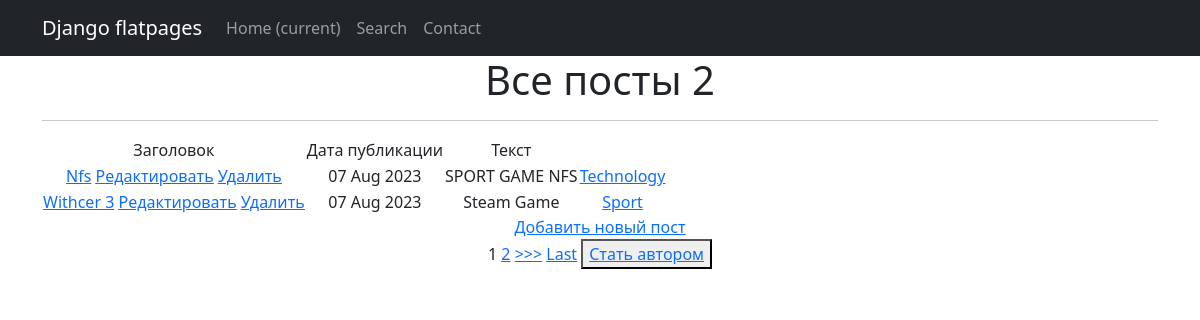
The page /news/ on the database as committed earlier.
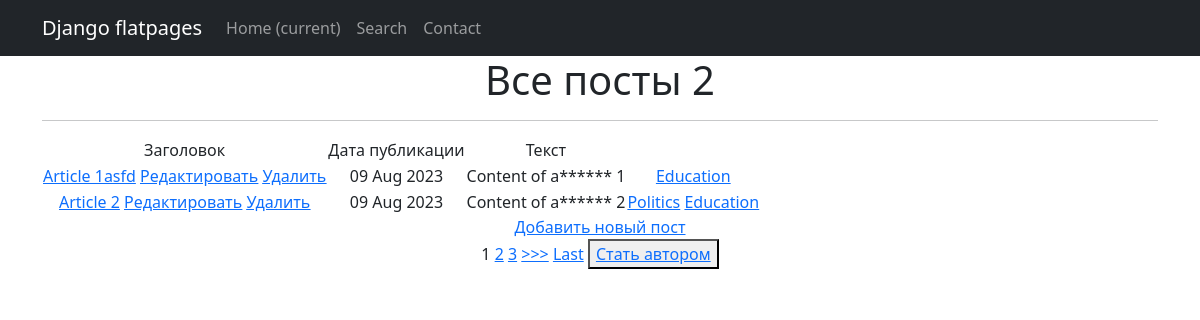
The same page on the database as committed later.
### news/models.py (models this page shows, shortened)
class Post(models.Model):
    author = models.ForeignKey('Author', on_delete=models.CASCADE)
    POST_TYPES = [
        ('article', 'Статья'),
        ('news', 'Новость'),
    ]
    post_type = models.CharField(max_length=7, choices=POST_TYPES)
    time_created = models.DateTimeField(auto_now_add=True)
    title = models.CharField(max_length=200)
    categories = models.ManyToManyField(Category, through='PostCategory')
    content = models.TextField()
    rating = models.FloatField(default=0.0)

class Category(models.Model):
    name = models.CharField(max_length=100, unique=True)
    subscribers = models.ManyToManyField(User, related_name='categories')
    def __str__(self):
        return self.name

### news/views.py (the view)
# urls.py: path('', PostsList.as_view(), name='home'),
class PostsList(ListView):
    paginate_by = 2
    model = Post
    ordering = ['time_created']
    template_name = 'posts.html'
    context_object_name = 'posts'
    def get_context_data(self, **kwargs):
        context = super().get_context_data(**kwargs)
        context['is_not_author'] = not self.request.user.groups.filter(name='authors').exists()
        return context

### news/templatetags/custom_filters.py (called while the page is built)
@register.filter()
def cencor(value):
    bad_words = ['article', 'news']
    if not isinstance(value, str):
        raise TypeError(f"Unresolved type {type(value)} expected type 'str'")
    for word in value.split():
        if word.lower() in bad_words:
            value = value.replace(word, f"{word[0]}{'*' * (len(word) - 1)}")
    return value

### templates/posts.html (shortened to what this page needs)
{% extends 'default.html' %}
{% load custom_filters %}
{% block content %}
   <h1>Все посты {{posts|length}}</h1>
   <hr>
   {% if posts %}
       <table>
           <tr>
               <td>Заголовок</td>
               <td>Дата публикации</td>
               <td>Текст</td>
           </tr>
           {% for post in posts %}
           <tr>
               <td>
                   <a href="{% url 'post_detail' post.id %}">{{ post.title|title }}</a>
                   <a href="{% url 'post_update' post.id %}"><u>Редактировать</u></a>
                   <a href="{% url 'post_delete' post.id %}"><u> Удалить </u></a>
               </td>
               <td>{{ post.time_created|date:'d M Y' }}</td>
               <td>{{ post.content|truncatewords:10|cencor }}</td>
                <td>
               {% for category in post.categories.all %}
               <a href="{% url 'category_list' category.id %}">{{ category }}</a>
               {% endfor %}
               </td>
           </tr>
           {% endfor %}
       </table>
<a href="{% url 'post_create' %}">Добавить новый пост</a> <br>
   {% else %}
       <h2>Новостей нет!</h2>
   {% endif %}
{% if is_paginated %}
    {% for num in page_obj.paginator.page_range %}
        {% if page_obj.number == num %}
            <a>{{ num }}</a>
        {% elif num > page_obj.number|add:'-3' and num < page_obj.number|add:'3' %}
            <a href="?page={{ num }}">{{ num }}</a>
        {% endif %}
    {% endfor %}
    {% if page_obj.has_next %}
        <a href="?page={{ page_obj.next_page_number }}">>>></a>
        <a href="?page={{ page_obj.paginator.num_pages }}">Last</a>
    {% endif %}
{% endif %}
{% if is_not_author %}
<button> <a href="/news/upgrade/"> Стать автором </a> </button>
{% endif %}
{% endblock content %}

Rows that differ between the two databases and show on the page:
no longer on this page (row edited): Post: title "Nfs", time_created "07 Aug 2023", content|cencor "SPORT GAME NFS"
no longer on this page (row unchanged): Category: name "Technology", shown under "Nfs"
no longer on this page (row edited): Post: title "Withcer 3", time_created "07 Aug 2023", content|cencor "Steam Game"
no longer on this page (row unchanged): Category: name "Sport", shown under "Withcer 3"
added Post: title "Article 1asfd", time_created "09 Aug 2023", content|cencor "Content of a****** 1"
now on this page (row unchanged): Category: name "Education"
added Post: title "Article 2", time_created "09 Aug 2023", content|cencor "Content of a****** 2"
now on this page (row unchanged): Category: name "Politics", shown under "Article 2"
Other text that changed with them:
new list line: "3"
